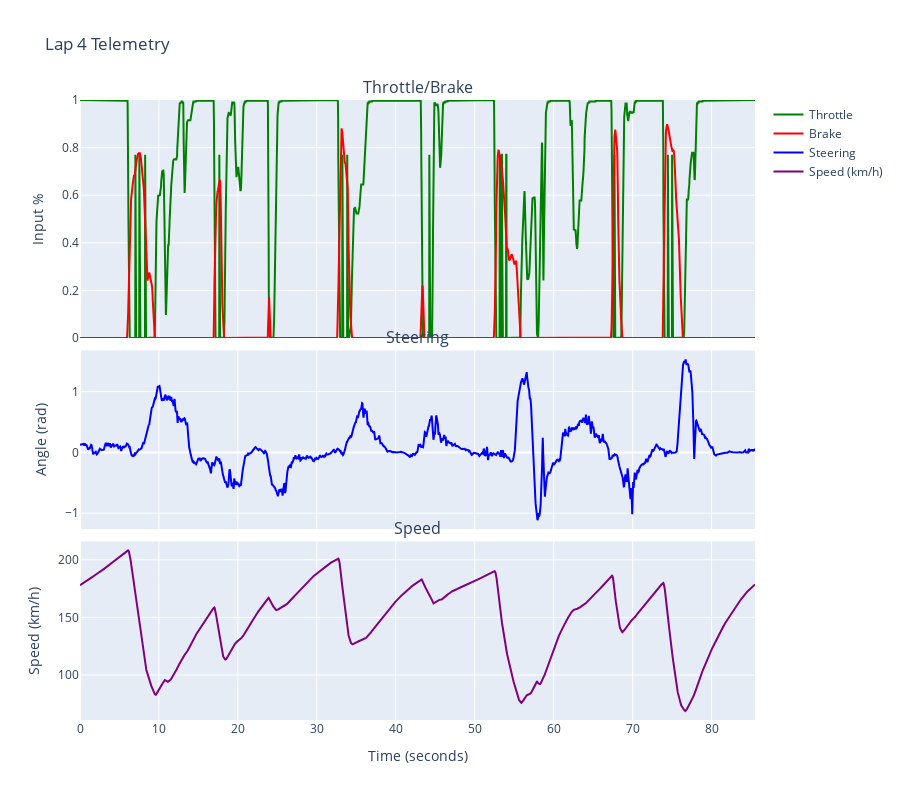

The notebook cell saved with this chart:
### Code cell
import pandas as pd
import plotly.graph_objects as go
from plotly.subplots import make_subplots
from pathlib import Path

# Load the telemetry data
file_path = "./../data_out/telemetry/f4_laguna_20241223_153135/telemetry_2024-12-23T15_37_50.255615.parquet"
df = pd.read_parquet(file_path)

# Convert timestamp to datetime and calculate elapsed time
df['timestamp'] = pd.to_datetime(df['timestamp'])
df['time_elapsed'] = (df['timestamp'] - df['timestamp'].min()).dt.total_seconds()

# Create the plot
fig = make_subplots(
    rows=3, cols=1,
    shared_xaxes=True,
    vertical_spacing=0.02,
    subplot_titles=('Throttle/Brake', 'Steering', 'Speed'),
    row_heights=[0.4, 0.3, 0.3]
)

# Add throttle and brake traces
fig.add_trace(
    go.Scatter(x=df['time_elapsed'], y=df['throttle'], name='Throttle', 
              line=dict(color='green')),
    row=1, col=1
)
fig.add_trace(
    go.Scatter(x=df['time_elapsed'], y=df['brake'], name='Brake',
              line=dict(color='red')),
    row=1, col=1
)

# Add steering trace
fig.add_trace(
    go.Scatter(x=df['time_elapsed'], y=df['steering_angle'], name='Steering',
              line=dict(color='blue')),
    row=2, col=1
)

# Add speed trace (convert m/s to km/h)
fig.add_trace(
    go.Scatter(x=df['time_elapsed'], y=df['speed'] * 3.6, name='Speed (km/h)',
              line=dict(color='purple')),
    row=3, col=1
)

# Update layout
fig.update_layout(
    height=800,
    title_text=f"Lap {df['lap_number'].iloc[0]} Telemetry",
    showlegend=True,
    hovermode='x unified'
)

# Update axes labels
fig.update_yaxes(title_text="Input %", range=[0, 1], row=1, col=1)
fig.update_yaxes(title_text="Angle (rad)", row=2, col=1)
fig.update_yaxes(title_text="Speed (km/h)", row=3, col=1)
fig.update_xaxes(title_text="Time (seconds)", row=3, col=1)

fig.show()

# Print basic lap stats
print(f"\nLap Statistics:")
print(f"Lap Time: {df['current_lap_time'].max():.3f} seconds")
print(f"Average Speed: {(df['speed'].mean() * 3.6):.1f} km/h")
print(f"Max Speed: {(df['speed'].max() * 3.6):.1f} km/h")

### Figure 1 — Plotly figure (JSON) as saved in the notebook; plotly's stock layout.template omitted (floating-point values rounded to 4 significant figures; data arrays with more than 128 entries replaced by an {"elided": "..."} marker saying what was removed)
{"data": [{"line": {"color": "green"}, "name": "Throttle", "type": "scatter", "x": {"elided": "5111 float values"}, "xaxis": "x", "y": {"elided": "5111 float values"}, "yaxis": "y"}, {"line": {"color": "red"}, "name": "Brake", "type": "scatter", "x": {"elided": "5111 float values"}, "xaxis": "x", "y": {"elided": "5111 float values"}, "yaxis": "y"}, {"line": {"color": "blue"}, "name": "Steering", "type": "scatter", "x": {"elided": "5111 float values"}, "xaxis": "x2", "y": {"elided": "5111 float values"}, "yaxis": "y2"}, {"line": {"color": "purple"}, "name": "Speed (km/h)", "type": "scatter", "x": {"elided": "5111 float values"}, "xaxis": "x3", "y": {"elided": "5111 float values"}, "yaxis": "y3"}], "layout": {"annotations": [{"font": {"size": 16}, "showarrow": false, "text": "Throttle/Brake", "x": 0.5, "xanchor": "center", "xref": "paper", "y": 1, "yanchor": "bottom", "yref": "paper"}, {"font": {"size": 16}, "showarrow": false, "text": "Steering", "x": 0.5, "xanchor": "center", "xref": "paper", "y": 0.596, "yanchor": "bottom", "yref": "paper"}, {"font": {"size": 16}, "showarrow": false, "text": "Speed", "x": 0.5, "xanchor": "center", "xref": "paper", "y": 0.288, "yanchor": "bottom", "yref": "paper"}], "height": 800, "hovermode": "x unified", "showlegend": true, "title": {"text": "Lap 4 Telemetry"}, "xaxis": {"anchor": "y", "domain": [0, 1], "matches": "x3", "showticklabels": false}, "xaxis2": {"anchor": "y2", "domain": [0, 1], "matches": "x3", "showticklabels": false}, "xaxis3": {"anchor": "y3", "domain": [0, 1], "title": {"text": "Time (seconds)"}}, "yaxis": {"anchor": "x", "domain": [0.616, 1], "range": [0, 1], "title": {"text": "Input %"}}, "yaxis2": {"anchor": "x2", "domain": [0.308, 0.596], "title": {"text": "Angle (rad)"}}, "yaxis3": {"anchor": "x3", "domain": [0, 0.288], "title": {"text": "Speed (km/h)"}}}}
